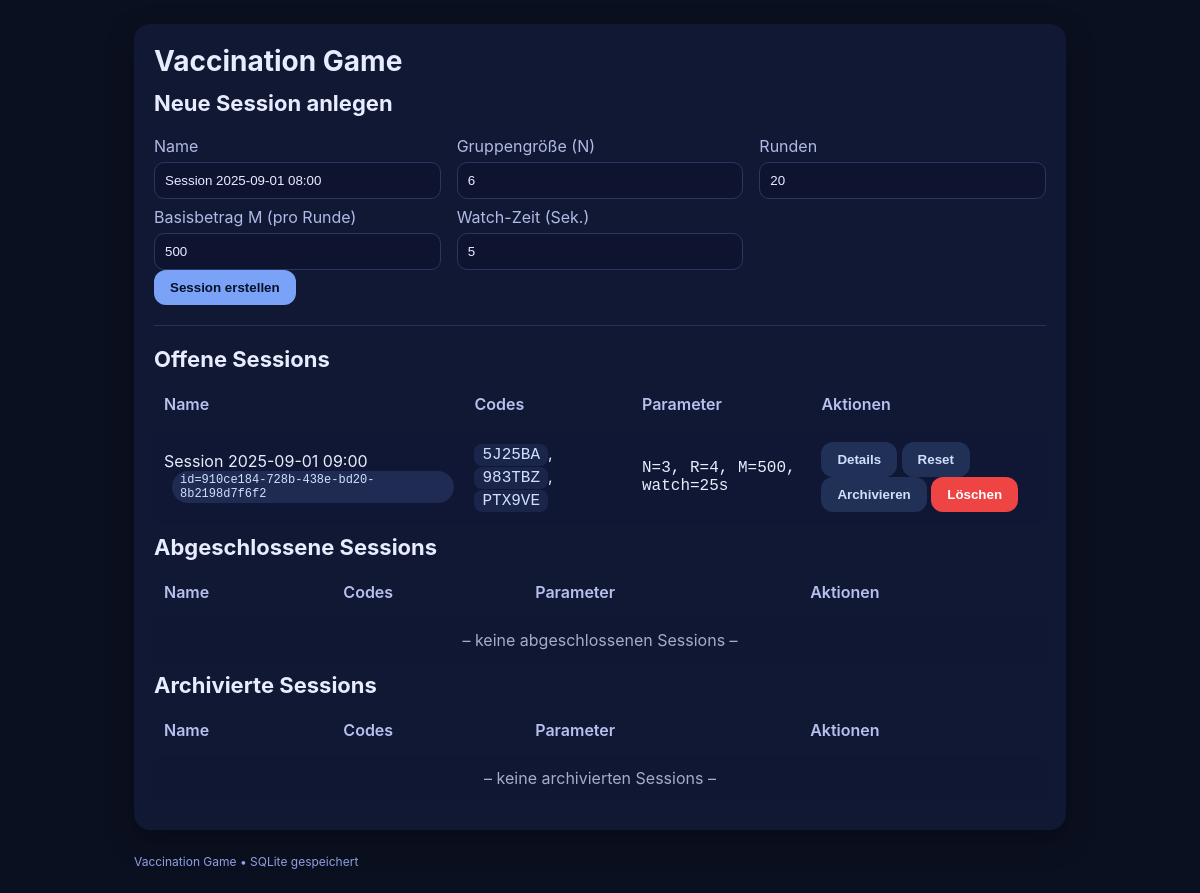
/admin (signed in), run on the app's committed database.
### tables this page shows
CREATE TABLE participants (
        id TEXT PRIMARY KEY, session_id TEXT, code TEXT UNIQUE, theta REAL, lambda REAL, alias TEXT,
        joined INTEGER DEFAULT 0, current_round INTEGER DEFAULT 1, balance REAL DEFAULT 0, created_at TEXT, completed INTEGER DEFAULT 0, join_number INTEGER, ptype INTEGER);

### app.py (the view, shortened to what this page needs)
@app.route("/admin", methods=["GET", "POST"])
def admin():
    if not require_admin(): return redirect(url_for("admin_login"))
    con = db()
    rows = con.execute("SELECT * FROM sessions ORDER BY created_at DESC").fetchall()
    sessions_active, sessions_done, sessions_arch = [], [], []
    for s in rows:
        ps = con.execute("SELECT code FROM participants WHERE session_id=?", (s["id"],)).fetchall()
        sdict = {**dict(s), "participants": [dict(p) for p in ps]}
        if s["archived"]:
            sessions_arch.append(sdict)
        else:
            if _session_done(con, s["id"]): sessions_done.append(sdict)
            else: sessions_active.append(sdict)
    now = datetime.datetime.now().strftime("%Y-%m-%d %H:%M")
    return render_template("admin.html", sessions_active=sessions_active, sessions_done=sessions_done, sessions_arch=sessions_arch, now=now, admin_tab_guard=True)

### app.py (called while the page is built)
def db():
    c = sqlite3.connect(DB_PATH, check_same_thread=False)
    c.row_factory = sqlite3.Row
    c.execute("PRAGMA journal_mode=WAL;")
    c.execute("PRAGMA busy_timeout=8000;")
    c.execute("PRAGMA foreign_keys=ON;")
    return c

@app.before_request
def load_participant():
    pid = flask_session.get("participant_id")
    g.participant = None
    if pid:
        con = db()
        g.participant = con.execute("SELECT * FROM participants WHERE id=?", (pid,)).fetchone()

def require_admin(): return bool(flask_session.get("admin_ok"))

def _session_done(con, sid):
    row = con.execute("SELECT group_size, rounds FROM sessions WHERE id=?", (sid,)).fetchone()
    if not row: return False
    grp = row["group_size"]; rmax = row["rounds"]
    cnt = con.execute("SELECT COUNT(*) c FROM participants WHERE session_id=? AND current_round > ?", (sid, rmax)).fetchone()["c"]
    return cnt >= grp

### templates/admin.html (shortened to what this page needs)
{% extends "base.html" %}
{% block content %}
<h2>Neue Session anlegen</h2>
<form method="post">
  <div class="grid grid-3">
    <div>
      <label>Name</label>
      <input type="text" name="name" value="Session {{ now }}" required>
    </div>
    <div>
      <label>Gruppengröße (N)</label>
      <input type="number" name="group_size" value="6" min="1" max="20" required>
    </div>
    <div>
      <label>Runden</label>
      <input type="number" name="rounds" value="20" min="1" max="200" required>
    </div>
  </div>
  <div class="grid grid-3">
    <div>
      <label>Basisbetrag M (pro Runde)</label>
      <input type="number" name="base_payout" value="500" step="1" required>
    </div>
    <div>
      <label>Watch-Zeit (Sek.)</label>
      <input type="number" name="watch_time" value="5" step="1" min="1" required>
    </div>
    <div></div>
  </div>
  <button type="submit">Session erstellen</button>
</form>
<hr>
<h2>Offene Sessions</h2>
<table class="table">
  <tr><th>Name</th><th>Codes</th><th>Parameter</th><th>Aktionen</th></tr>
  {% for s in sessions_active %}
    <tr>
      <td>
        {{ s['name'] }}
        <div class="badge mono">id={{ s['id'] }}</div>
      </td>
      <td>
        {% for p in s['participants'] %}
          <span class="kbd mono">{{ p['code'] }}</span>{% if not loop.last %}, {% endif %}
        {% endfor %}
      </td>
      <td class="mono">
        N={{ s['group_size'] }}, R={{ s['rounds'] }}, M={{ '%.0f'|format(s['starting_balance']) }}, watch={{ s['watch_time'] }}s
      </td>
      <td>
        <a href="/admin/session/{{ s['id'] }}"><button class="secondary">Details</button></a>
        <form method="post" action="/admin/reset_session" style="display:inline"
              onsubmit="return confirm('Session wirklich RESETTEN? Entscheidungen werden gelöscht, Spieler starten in Runde 1.');">
          <button class="secondary">Reset</button>
        </form>
        <form method="post" action="/admin/archive_session" style="display:inline"
              onsubmit="return confirm('Session ARCHIVIEREN und beenden? Alle Daten ins Archiv kopieren.');">
          <button class="secondary">Archivieren</button>
        </form>
        <form method="post" action="/admin/delete_session" style="display:inline"
              onsubmit="return confirm('Session LÖSCHEN? Nicht rückgängig!');">
          <button style="background:#ef4444;color:white;border-radius:12px;padding:10px 16px;border:0">Löschen</button>
        </form>
      </td>
    </tr>
  {% else %}
    <tr><td colspan="4" class="center" style="opacity:.7">– keine offenen Sessions –</td></tr>
  {% endfor %}
</table>
<h2>Abgeschlossene Sessions</h2>
<table class="table">
  <tr><th>Name</th><th>Codes</th><th>Parameter</th><th>Aktionen</th></tr>
  {% for s in sessions_done %}
    <tr>
      <td>
        {{ s['name'] }}
        <div class="badge mono">id={{ s['id'] }}</div>
      </td>
      <td>
        {% for p in s['participants'] %}
          <span class="kbd mono">{{ p['code'] }}</span>{% if not loop.last %}, {% endif %}
        {% endfor %}
      </td>
      <td class="mono">
        N={{ s['group_size'] }}, R={{ s['rounds'] }}, M={{ '%.0f'|format(s['starting_balance']) }}, watch={{ s['watch_time'] }}s
      </td>
      <td>
        <a href="/admin/session/{{ s['id'] }}"><button class="secondary">Details</button></a>
        <form method="post" action="/admin/archive_session" style="display:inline"
              onsubmit="return confirm('Session ARCHIVIEREN und beenden? Alle Daten ins Archiv kopieren.');">
          <input type="hidden" name="session_id" value="{{ s['id'] }}">
          <button class="secondary">Archivieren</button>
        </form>
        <form method="post" action="/admin/delete_session" style="display:inline"
              onsubmit="return confirm('Session LÖSCHEN? Nicht rückgängig!');">
          <input type="hidden" name="session_id" value="{{ s['id'] }}">
          <button style="background:#ef4444;color:white;border-radius:12px;padding:10px 16px;border:0">Löschen</button>
        </form>
      </td>
    </tr>
  {% else %}
    <tr><td colspan="4" class="center" style="opacity:.7">– keine abgeschlossenen Sessions –</td></tr>
  {% endfor %}
</table>
<h2>Archivierte Sessions</h2>
<table class="table">
  <tr><th>Name</th><th>Codes</th><th>Parameter</th><th>Aktionen</th></tr>
  {% for s in sessions_arch %}
    <tr>
      <td>
        {{ s['name'] }}
        <div class="badge mono">id={{ s['id'] }}</div>
        <div class="badge" style="background:#1b3a2a">archiviert</div>
      </td>
      <td>
        {% for p in s['participants'] %}
          <span class="kbd mono">{{ p['code'] }}</span>{% if not loop.last %}, {% endif %}
        {% endfor %}
      </td>
      <td class="mono">
        N={{ s['group_size'] }}, R={{ s['rounds'] }}, M={{ '%.0f'|format(s['starting_balance']) }}, watch={{ s['watch_time'] }}s
      </td>
      <td>
        <a href="/admin/session/{{ s['id'] }}"><button class="secondary">Details</button></a>
        <form method="post" action="/admin/delete_session" style="display:inline"
              onsubmit="return confirm('Archivierte Session LÖSCHEN? Nicht rückgängig!');">
          <input type="hidden" name="session_id" value="{{ s['id'] }}">
          <button style="background:#ef4444;color:white;border-radius:12px;padding:10px 16px;border:0">Löschen</button>
        </form>
      </td>
    </tr>
  {% else %}
    <tr><td colspan="4" class="center" style="opacity:.7">– keine archivierten Sessions –</td></tr>
  {% endfor %}
</table>
{% endblock %}

### templates/base.html (shortened to what this page needs)
<!doctype html>
<html lang="de">
  <head>
    <link rel="stylesheet" href="{{ url_for('static', filename='style.css') }}">
  </head>
  <body>
    <div class="container">
      <div class="card">
        <h1>{{ title or "Vaccination Game" }}</h1>
        {% block content %}{% endblock %}
      </div>
      <footer>Vaccination Game • SQLite gespeichert</footer>
    </div>
  </body>
</html>

### static/style.css (style rules this page uses)
:root { --bg:#0b1020;--card:#111833;--ink:#e8ecff;--muted:#b2b9e6;--accent:#7aa2f7;--ok:#32d583;--warn:#f59f00;--bad:#ef4444 }
* { box-sizing:border-box }
body { margin:0;font-family:Inter,ui-sans-serif,system-ui,-apple-system; background:var(--bg); color:var(--ink) }
.container { max-width:980px;margin:0 auto;padding:24px }
.card { background:var(--card);border-radius:16px;padding:20px;box-shadow:0 10px 30px rgba(0,0,0,.3) }
h1,h2,h3 { margin:0 0 12px }
h1 { font-size:28px }
h2 { font-size:22px }
label { display:block;margin:8px 0 6px;color:var(--muted) }
input[type=text],input[type=number],input[type=password],select { width:100%;padding:10px;border-radius:10px;border:1px solid #2b355f;background:#0e1430;color:#e8ecff }
button { padding:10px 16px;border-radius:12px;border:0;background:var(--accent);color:#07102b;cursor:pointer;font-weight:600 }
button.secondary { background:#213056;color:#cfe0ff }
.grid { display:grid;gap:16px }
.grid-3 { grid-template-columns:repeat(3,1fr) }
.kbd { display:inline-block;border-radius:8px;padding:2px 8px;background:#1b254b;color:#cfe0ff }
.badge { display:inline-block;padding:2px 8px;border-radius:999px;font-size:12px;background:#1f2b52;color:#cfe0ff;margin-left:8px }
.table { width:100%;border-collapse:separate;border-spacing:0 10px }
.table th { color:#b8c0ef;text-align:left;font-weight:600;padding:0 10px 6px }
.table td { background:#0f1734;padding:12px 10px }
.center { text-align:center }
.mono { font-family:ui-monospace, SFMono-Regular, Menlo, Monaco, Consolas, 'Liberation Mono' }
hr { border:none;border-top:1px solid #273061;margin:20px 0 }
footer { margin-top:24px;color:#8ea0e0;font-size:12px }
a { color:#a1c4ff }

### data on the page
participants: code "5J25BA"
participants: code "983TBZ"
participants: code "PTX9VE"

### other printed values
{{ title or "Vaccination Game" }} "Vaccination Game"
{{ s['name'] }} "Session 2025-09-01 09:00"
{{ s['id'] }} "910ce184-728b-438e-bd20-8b2198d7f6f2"
{{ s['group_size'] }} "3"
{{ s['rounds'] }} "4"
{{ '%.0f'|format(s['starting_balance']) }} "500"
{{ s['watch_time'] }} "25"
